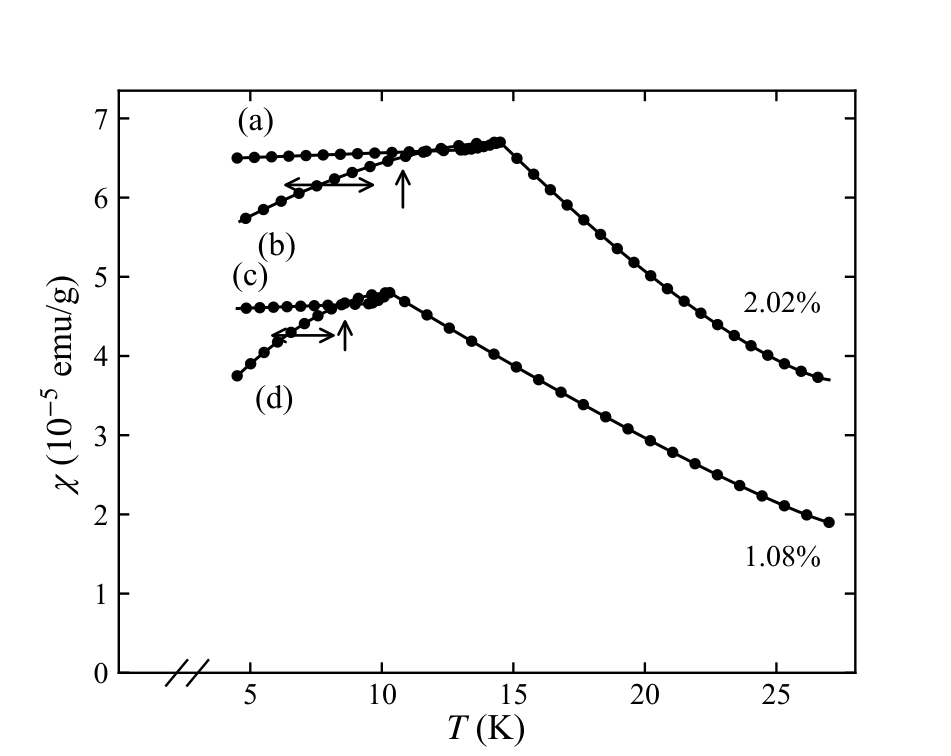

This figure's Python source:
# -*- coding: utf-8 -*-
# 图 8.3 稀释磁性合金 (AuFe) 自旋玻璃：场冷/零场冷磁化率尖峰（Nagata 等 1997 改编）
import sys
sys.path.insert(0, r'E:\AI整理书籍\磁学\book\fig_src')
import numpy as np
import matplotlib.pyplot as plt
from mplstyle import new_fig, save_fig

fig, ax = new_fig(4.4, 3.5)

# ---------- (a) FC, 2.02% ----------
t1 = np.linspace(4.5, 13, 40)
c1 = 6.50 + 0.012 * (t1 - 4.5)
t2 = np.linspace(13, 14.5, 20)
c2 = 6.60 + 0.10 * ((t2 - 13) / 1.5) ** 1.5
t3 = np.linspace(14.5, 27, 60)
c3 = 3.7 + 3.0 * ((27 - t3) / 12.5) ** 1.35
Ta = np.concatenate([t1, t2, t3]); ca = np.concatenate([c1, c2, c3])

# ---------- (b) ZFC, 2.02% ----------
tb = np.linspace(4.6, 14.5, 45)
cb = 6.70 - 1.0 * ((14.5 - tb) / 9.9) ** 1.7

# ---------- (c) FC, 1.08% ----------
t4 = np.linspace(4.5, 9.5, 30)
c4 = 4.60 + 0.012 * (t4 - 4.5)
t5 = np.linspace(9.5, 10.3, 12)
c5 = 4.66 + 0.14 * ((t5 - 9.5) / 0.8) ** 1.5
t6 = np.linspace(10.3, 27, 60)
c6 = 1.9 + 2.9 * ((27 - t6) / 16.7) ** 1.15
Tc = np.concatenate([t4, t5, t6]); cc = np.concatenate([c4, c5, c6])

# ---------- (d) ZFC, 1.08% ----------
td = np.linspace(4.5, 10.3, 35)
cd = 4.80 - 1.05 * ((10.3 - td) / 5.8) ** 1.7

ax.plot(Ta, ca, 'k-o', ms=2.8, mfc='k', lw=1.0, markevery=(0, 3))
ax.plot(tb, cb, 'k-o', ms=2.8, mfc='k', lw=1.0, markevery=(1, 3))
ax.plot(Tc, cc, 'k-o', ms=2.8, mfc='k', lw=1.0, markevery=(2, 3))
ax.plot(td, cd, 'k-o', ms=2.8, mfc='k', lw=1.0, markevery=(0, 3))

# axis-break slashes near the origin
ax.plot([1.8, 2.6], [-0.16, 0.16], 'k-', lw=0.8, clip_on=False)
ax.plot([2.6, 3.4], [-0.16, 0.16], 'k-', lw=0.8, clip_on=False)

# reversibility (double) arrows on FC low-T plateaux, warming arrows on ZFC
ax.annotate('', xy=(10.0, 6.16), xytext=(6.0, 6.16),
            arrowprops=dict(arrowstyle='<->', lw=0.9))
ax.annotate('', xy=(8.5, 4.26), xytext=(5.5, 4.26),
            arrowprops=dict(arrowstyle='<->', lw=0.9))
ax.annotate('', xy=(10.8, 6.45), xytext=(10.8, 5.80),
            arrowprops=dict(arrowstyle='->', lw=0.9))
ax.annotate('', xy=(8.6, 4.55), xytext=(8.6, 4.00),
            arrowprops=dict(arrowstyle='->', lw=0.9))

ax.text(5.2, 6.85, '(a)', fontsize=11, ha='center')
ax.text(6.0, 5.28, '(b)', fontsize=11, ha='center')
ax.text(5.0, 4.90, '(c)', fontsize=11, ha='center')
ax.text(5.9, 3.34, '(d)', fontsize=11, ha='center')
ax.text(26.7, 4.55, '2.02%', fontsize=10, ha='right')
ax.text(26.7, 1.35, '1.08%', fontsize=10, ha='right')

ax.set_xlim(0, 28)
ax.set_ylim(0, 7.35)
ax.set_xticks([5, 10, 15, 20, 25])
ax.set_yticks(range(0, 8))
ax.set_xlabel(r'$T$ (K)', fontsize=12, labelpad=1)
ax.set_ylabel(r'$\chi$ ($10^{-5}$ emu/g)', fontsize=12)

save_fig(fig, 'ch8', 'fig8_03')
